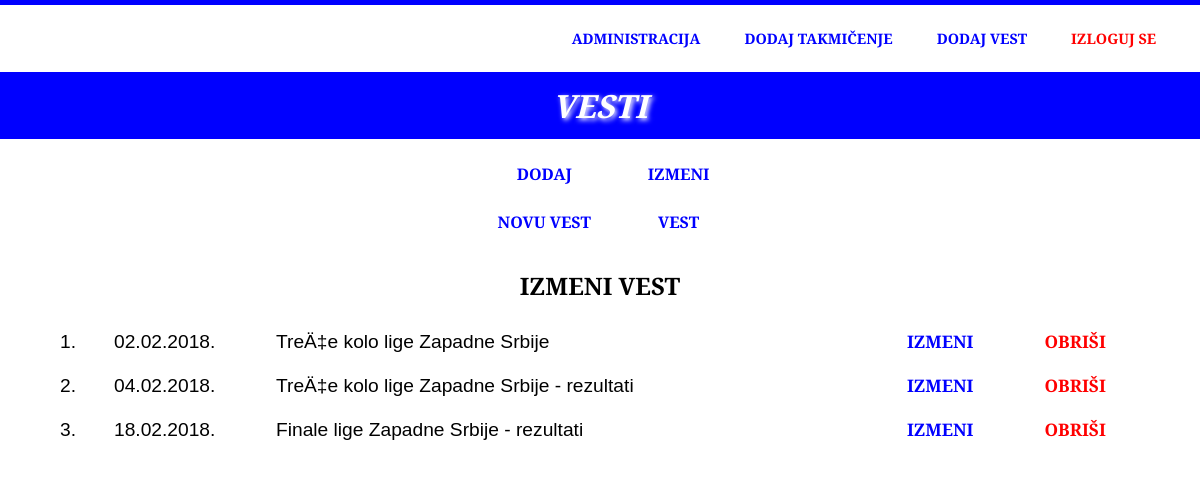
The page /admin/novaVest.php?opcija=izmeniVest (signed in) on the database its author committed.
### tables this page shows
CREATE TABLE `vesti` (
  `id` int(5) NOT NULL,
  `datum` date NOT NULL,
  `vreme` time NOT NULL,
  `naslov` varchar(200) NOT NULL,
  `sadrzaj` text,
  `kategorija` varchar(50) NOT NULL
);

### admin/novaVest.php (the view, shortened to what this page needs)
<?php
	include "../db/db_kontakt.php";
?>
<!DOCTYPE html>
<html lang="en">
	<head>
		<link rel="stylesheet" href="css/style.css" />
		<link rel="stylesheet" href="css/animation.css" />
	</head>
<?php
		if(@$_SESSION['admin']){
?>
	<body>
		<div id="wrapper">
			<header>
				<menu>
					<ul>
						<li><a href="dashboard.php">Administracija</a></li>
						<li><a href="novoTakmicenje.php">Dodaj takmičenje</a></li>
						<li><a href="novaVest.php?opcija=dodajVest">Dodaj vest</a></li>
						<li class="izlog"><a class="logout" href="logout.php">Izloguj se</a></li>
					</ul>
				</menu>
			</header>
			<div class="image">
				<div class="probaNaslov">
					<h1>VESTI</h1>
				</div>
			</div>
			<div id="main">
				<div class="glavno">
				<div class="podmeni">
					<ul>
						<li><a href="novaVest.php?opcija=dodajVest">Dodaj novu vest</a></li>
						<li><a href="novaVest.php?opcija=izmeniVest">Izmeni vest</a></li>
					</ul>
				</div>
<?php
					if(@$_GET['opcija'] == "dodajVest"){
						if(@$_POST["dodaj_vest"]){
							$naslov = $_POST["naslov"];
							$kategorija = $_POST["kategorija"];
							$sadrzaj = $_POST["sadrzaj"];
							$datum = date("Y-m-d");
							$vreme = date("H:i:s");
							$upit = "insert into vesti (datum, vreme, naslov, sadrzaj, kategorija)
									values ('$datum', '$vreme', '$naslov', '$sadrzaj', '$kategorija')";
							$rez = $db_admin -> query($upit);
							if($rez){
								echo "Vaša vest je uspešno dodata.";
							}else{
								echo "Neuspeo pokušaj. Probajte ponovo.";
							}
						}else{
?>
						<div id="dodavanje">
							<h1>DODAJ NOVU VEST</h1>
							<div class="forma">
								<form action="novaVest.php?opcija=dodajVest" method="post">
									<section class="levo">
										<label>Naslov</label>
										<input class="opcija" type="text" name="naslov" required />
									</section>
									<section class="desno">
										<label>Kategorija</label>
										<select class="opcija" name="kategorija">
<?php
											$upit = "select * from kategorija_vesti";
											$rez = $db_admin -> query($upit);
											while($obj = mysqli_fetch_object($rez)){
												$kategorija = $obj -> kategorija;
?>
											<option value="<?php echo $kategorija;?>"><?php echo $kategorija; ?></option>
<?php
											}
?>
										</select>
									</section>
									<section class="sadrzaj">
										<textarea name="sadrzaj" required></textarea>
									</section>
									<section class="submit">
										<input class="button" type="submit" name="dodaj_vest" value="Dodaj" />
									</section>
								</form>
							</div>
						</div>
<?php
						}
					}elseif(@$_GET["opcija"] == "izmeniVest"){
						if(@$_GET["id"]){
							$id = $_GET["id"];
							$upit = "select * from vesti where id=" . $id;
							$rez = $db_admin -> query($upit);
							while($obj = mysqli_fetch_object($rez)){
								$naslov = $obj -> naslov;
								$sadrzaj = $obj -> sadrzaj;
							}
?>
						<div id="dodavanje">
							<h1>IZMENI VEST</h1>
							<div class="forma">
								<form action="izmeniVest.php" method="post">
									<section class="levo">
										<label>Naslov</label>
										<input class="opcija" type="text" name="naslov" value="<?php echo $naslov; ?>"required />
									</section>
									<section class="desno">
										<label>Kategorija</label>
										<select class="opcija" name="kategorija">
<?php
											$upit = "select * from kategorija_vesti";
											$rez = $db_admin -> query($upit);
											while($obj = mysqli_fetch_object($rez)){
												$kategorija = $obj -> kategorija;
?>
											<option value="<?php echo $kategorija;?>"><?php echo $kategorija; ?></option>
<?php
											}
?>
										</select>
									</section>
									<section class="sadrzaj">
										<textarea name="sadrzaj" required><?php echo $sadrzaj; ?></textarea>
									</section>
									<input type="hidden" name="id" value="<?php echo $id; ?>" />
									<section class="submit">
										<input class="button" type="submit" name="izmeni_vest" value="Izmeni" />
									</section>
								</form>
							</div>
						</div>
<?php
						}else{
						$upit = "select * from vesti";
						$rez = $db_admin -> query($upit);
						$redniBroj = 0;
						echo "
						<div id='dodavanje'>
							<h1>IZMENI VEST</h1>
							<div class='spisakVesti'>
						";
						while($obj = mysqli_fetch_object($rez)){
							$redniBroj ++;
							$tempDatum = $obj -> datum;
							$nizDatuma = explode("-", $tempDatum);
							$godina = $nizDatuma[0];
							$mesec = $nizDatuma[1];
							$dan = $nizDatuma[2];
							$datum = $dan . "." . $mesec . "." . $godina . ".";
							$naslov = $obj -> naslov;
							$id = $obj -> id;
							echo "
									<div class='vesti'>
										<div class='redniBroj'>$redniBroj.</div>
										<div class='datum'>$datum</div>
										<div class='naslov'>$naslov</div>
										<div class='obrisi'><a href='obrisiVest.php?opcija=obrisi&id=$id'>Obriši</a></div>
										<div class='izmeni'><a href='novaVest.php?opcija=izmeniVest&id=$id'>Izmeni</a></div>
									</div>
							";
						}
						echo "</div>";
						echo "</div>";
						}
					}
?>
				</div>
			</div>
		</div>
	</body>
<?php
		}
?>
</html>

### admin/css/style.css (style rules this page uses)
* { padding: 0; margin: 0; transition: all .5s ease; font-family: 'Merriweather Sans', sans-serif; }
body { border-top: 5px solid blue; }
header { color: blue; background-color: white; padding: 1%; overflow: hidden; }
menu { text-align: right; margin-right: 1%; font-size: .9em; margin-right: 1%; }
menu ul { list-style-type: none; }
menu li { display: inline-block; text-align: center; line-height: 2em; }
menu li a { display: block; text-decoration: none; color: blue; line-height: 3em; padding: 0 20px; cursor: pointer; text-transform: uppercase; font-weight: bold; }
menu li a.logout { color: red; }
.image { background-color: blue; }
.image .probaNaslov { color: white; text-align: center; padding: 1% 0; text-transform: uppercase; font-weight: bold; text-shadow: 2px 2px 5px white; font-style: italic; }
#main { background-color: white; }
#main .glavno { width: 100%; max-width: 1080px; margin: 0 auto; }
#main .podmeni { margin-top: 1%; line-height: 3em; text-align: center; }
#main .podmeni ul { list-style-type: none; }
#main .podmeni li { display: inline-block; }
#main .podmeni li a { display: block; text-decoration: none; color: blue; text-transform: uppercase; padding: 0 15%; font-weight: bold; }
#dodavanje { text-align: center; width: 100%; margin-top: 2%; }
#dodavanje h1 { font-size: 1.5em; }
#dodavanje .vesti { font-size: 1.2em; text-align: left; overflow: hidden; line-height: 2em; margin-top: .5%; }
#dodavanje .spisakVesti { margin-top: 2%; }
#dodavanje .redniBroj { width: 5%; float: left; }
#dodavanje .datum { width: 15%; float: left; }
#dodavanje .naslov { width: 55%; float: left; }
#dodavanje .izmeni { width: 12%; float: right; text-align: center; text-transform: uppercase; font-weight: bold; font-size: .9em; }
#dodavanje .izmeni a { text-decoration: none; display: block; color: blue; }
#dodavanje .obrisi { width: 12%; float: right; text-align: center; text-transform: uppercase; font-weight: bold; font-size: .9em; margin-left: .5%; }
#dodavanje .obrisi a { text-decoration: none; display: block; color: red; }

### rows shown on the page
vesti: datum "02.02.2018.", naslov "TreÄ‡e kolo lige Zapadne Srbije"
vesti: datum "04.02.2018.", naslov "TreÄ‡e kolo lige Zapadne Srbije - rezultati"
vesti: datum "18.02.2018.", naslov "Finale lige Zapadne Srbije - rezultati"
